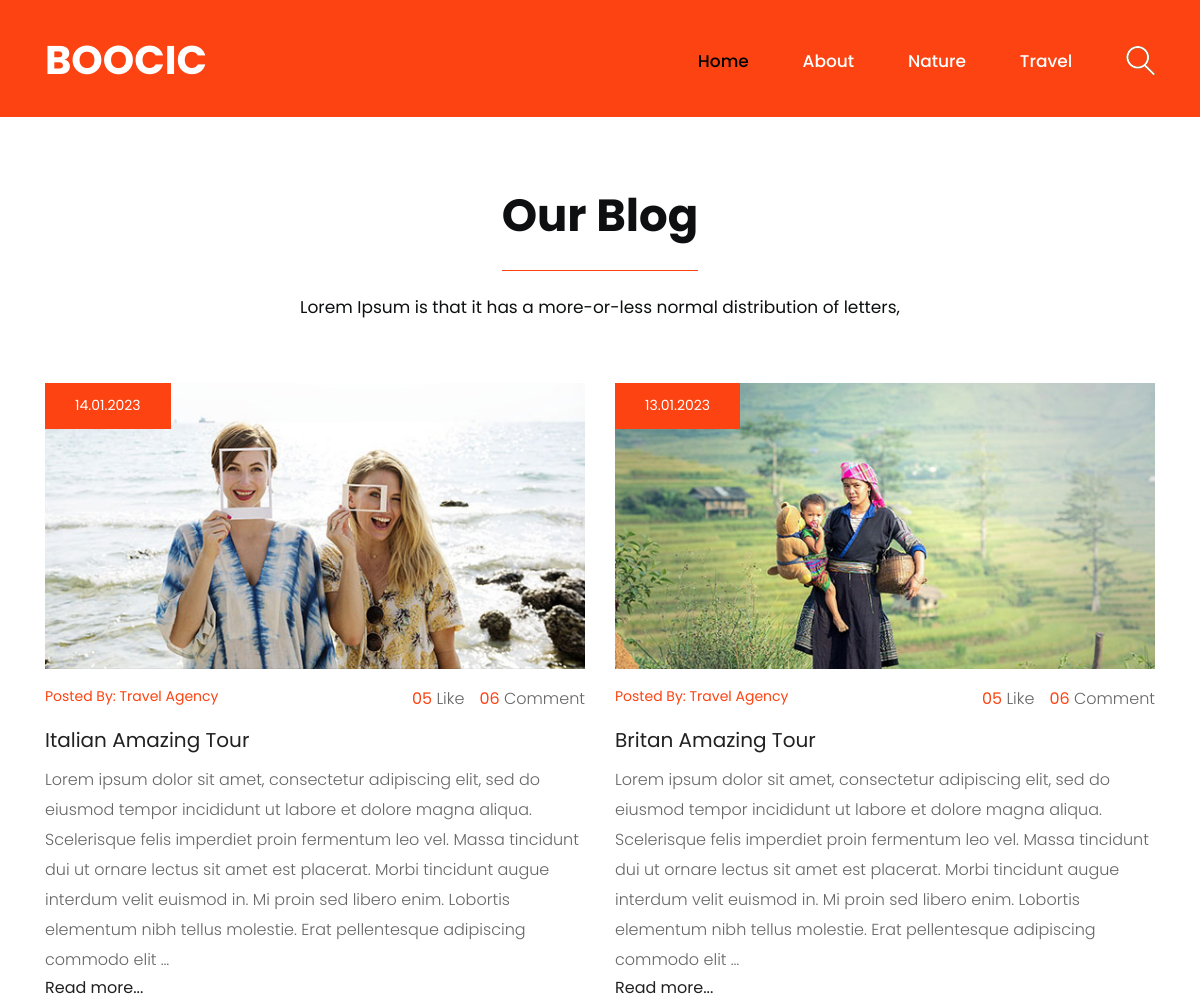
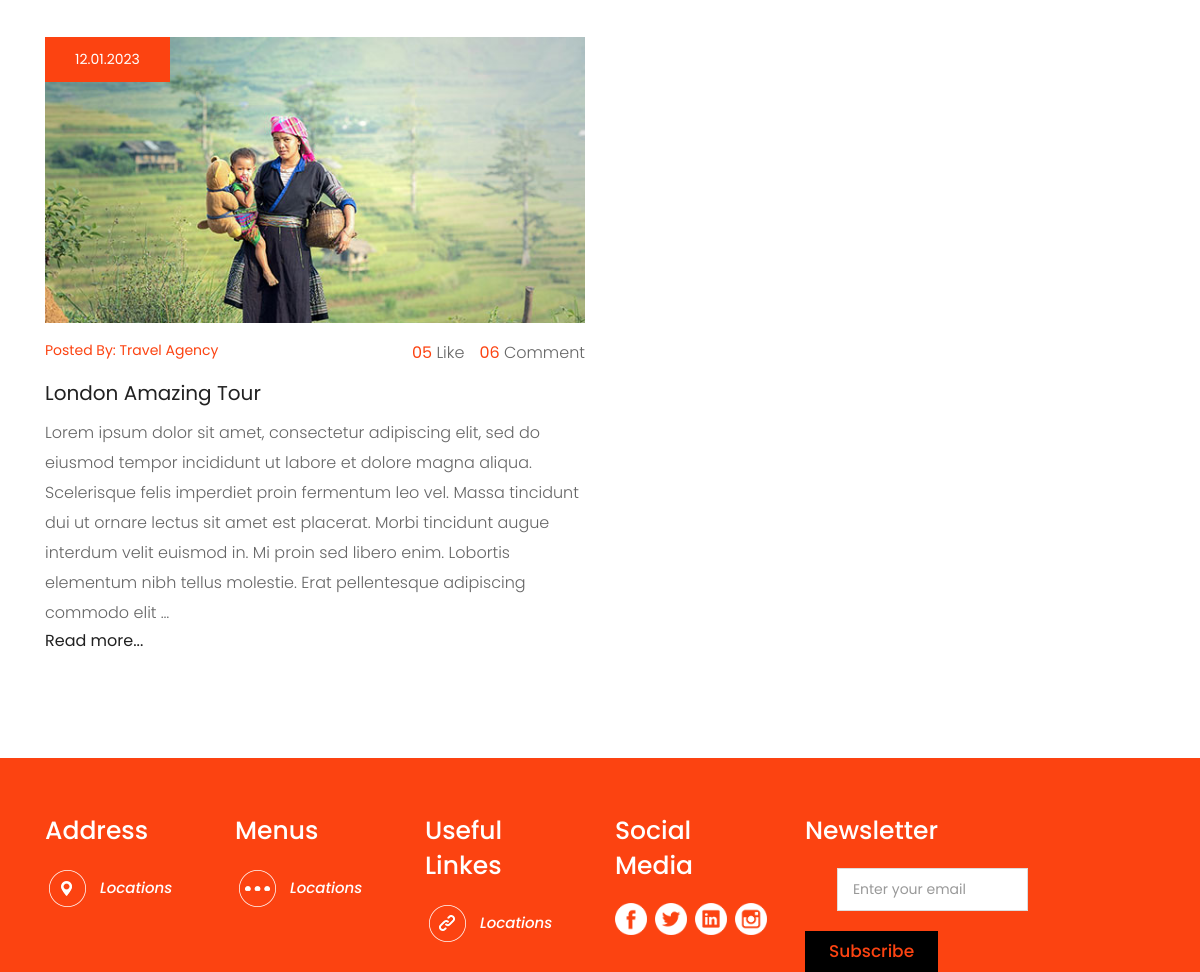
Screenshot of /blog/category/travel/ with the database file from the repository (2 pictures, top to bottom).
### blog/models.py (models this page shows, shortened)
class Category(models.Model):
    title = models.CharField(max_length=255, verbose_name='Название Категории')
    slug = models.SlugField(max_length=255, verbose_name='Url_of_Category', unique=True)
    def __str__(self):
        return self.title
    def get_absolute_url(self):
        return reverse('category', kwargs={"slug": self.slug})
    class Meta:
        verbose_name = 'Категория(ю)'
        verbose_name_plural = 'Категории'
        ordering = ['title']

class Post(models.Model):
    title = models.CharField(max_length=255, verbose_name='Название Поста')
    slug = models.SlugField(max_length=255, verbose_name='Url_of_Post', unique=True)
    author = models.CharField(max_length=100, verbose_name='Автор')
    content = models.TextField(blank=True, verbose_name='Контент')
    created_at = models.DateTimeField(auto_now_add=True, verbose_name='Время Создания')
    updated_at = models.DateTimeField(auto_now=True, verbose_name="Время последнего Редактирования")
    photo = models.ImageField(upload_to='photos/%Y/%m/%d', blank=True, verbose_name='Фото')
    is_published = models.BooleanField(default=True, verbose_name="Опубликовано")
    views = models.IntegerField(default=0, verbose_name='Количество просмотров')
    category = models.ForeignKey(Category, on_delete=models.PROTECT, related_name='get_category',
                                 verbose_name='Категория')
    tags = models.ManyToManyField(Tag, blank=True, related_name='get_tags')
    likes = models.ManyToManyField(User, blank=True, related_name="get_likes")
    def get_absolute_url(self):
        return reverse('post', kwargs={"slug": self.slug})
    class Meta:
        verbose_name = "Пост"
        verbose_name_plural = "Посты(ов)"
        ordering = ['-created_at']

### blog/views.py (the view)
# urls.py: path('category/<str:slug>/', PostsByCategory.as_view(), name='category'),
class PostsByCategory(ListView):
    template_name = 'blog/home.html'
    context_object_name = 'posts'
    paginate_by = 4
    allow_empty = False
    def get_context_data(self, *, object_list=None, **kwargs):
        context = super().get_context_data(**kwargs)
        context['title'] = Category.objects.get(slug=self.kwargs['slug'])
        return context
    def get_queryset(self):
        return Post.objects.filter(category__slug=self.kwargs['slug'])

### blog/templatetags/header.py (called while the page is built)
@register.inclusion_tag("templatetags_templates/show_categories_tpl.html")
def show_categories():
    categories = Category.objects.annotate(cnt=Count("get_category", filter=F("get_category__is_published"))).\
        filter(cnt__gt=0)
    return {"categories": categories, }

### blog/templates/blog/home.html (shortened to what this page needs)
{% extends 'base_blog/base.html' %}
{% load static %}
{% block content %}
<div id="blog" class="blog">
    <div class="container">
        <div class="row">
            <div class="col-md-12">
                <div class="titlepage">
                    <a href="{% url 'blog_home' %}"><h2>Our Blog</h2></a>
                    <span>Lorem Ipsum is that it has a more-or-less normal distribution of letters,</span>
                </div>
            </div>
        </div>
        <div class="row">
            {% for post in posts %}
            <div class="col-xl-6 col-lg-6 col-md-6 col-sm-12">
                <div class="blog-box">
                    <figure>
                        {% if post.photo %}
                        <img src="{{ post.photo.url }}" alt="{{ post.title }}">
                        {% else %}
                        <img src="https://picsum.photos/id/1060/300/201/?blur=2" alt="{{ post.title }}">
                        {% endif %}
                        <span>{{ post.created_at|date:"d.m.Y" }}</span>
                    </figure>
                    <div class="travel">
                        <span>Posted By: <span class="author-name">{{ post.author }}</span></span>
                        <p><strong class="Comment"> 06 </strong> Comment</p>
                        <p><strong class="like">05 </strong>Like</p>
                    </div>
                    <h3><a href="{{ post.get_absolute_url }}">{{ post.title }}</a></h3>
                    <p>{{ post.content|truncatewords_html:58|safe }}</p>
                    <h4><a href="{{ post.get_absolute_url }}">Read more...</a></h4>
                </div>
            </div>
            {% endfor %}
        </div>
    </div>
</div>
{% endblock %}

### blog/templates/templatetags_templates/show_categories_tpl.html
{% for item in categories %}
<li><a href="{{ item.get_absolute_url }}">{{ item.title }}</a></li>
{% endfor %}

### project/static/css/style.css (style rules this page uses)
* { box-sizing: border-box !important; }
html { scroll-behavior: smooth; }
body { color: #666666; font-size: 14px; font-family: 'poppins', sans-serif; line-height: 1.80857; font-weight: normal; overflow-x: hidden; }
a { color: #1f1f1f; text-decoration: none !important; outline: none !important; -webkit-transition: all .3s ease-in-out; -moz-transition: all .3s ease-in-out; -ms-transition: all .3s ease-in-out; -o-transition: all .3s ease-in-out; transition: all .3s ease-in-out; }
h1, h2, h3, h4, h5, h6 { letter-spacing: 0; font-weight: normal; position: relative; padding: 0 0 10px 0; font-weight: normal; line-height: normal; color: #111111; margin: 0 }
h2 { font-size: 22px }
h3 { font-size: 18px }
h4 { font-size: 16px }
*, *::after, *::before { -webkit-box-sizing: border-box; -moz-box-sizing: border-box; box-sizing: border-box; }
h1 a, h2 a, h3 a, h4 a, h5 a, h6 a { color: #212121; text-decoration: none!important; opacity: 1 }
ul, li, ol { margin: 0px; padding: 0px; list-style: none; }
p { margin: 0px; font-weight: 300; font-size: 15px; line-height: 24px; }
a { color: #222222; text-decoration: none; outline: none !important; }
a, .btn { text-decoration: none !important; outline: none !important; -webkit-transition: all .3s ease-in-out; -moz-transition: all .3s ease-in-out; -ms-transition: all .3s ease-in-out; -o-transition: all .3s ease-in-out; transition: all .3s ease-in-out; }
img { max-width: 100%; height: auto; }
.main-menu ul>li { display: inline-block; position: relative; }
.main-menu ul>li a { padding: 6px 25px 0 25px; line-height: 20px; font-size: 17px; display: block; font-weight: 500; color: #fff; }
.main-menu ul>li { position: inherit; display: inline-block; vertical-align: middle; }
.blog { background-color: #fff; padding: 65px 0px; }
.blog .titlepage { text-align: center; }
.blog .titlepage h2 { padding: 0px 0px 20px 0px; font-size: 45px; font-weight: bold; color: #0e0f10; display: inline-block; position: relative; border-bottom: #fc4311 solid 1px; width: auto; margin: 0 auto; margin-bottom: 0px; margin-bottom: 0px; margin-bottom: 20px; }
.blog .titlepage span { color: #0e0f10; font-size: 17px; line-height: 32px; display: inline-block; margin-bottom: 0px; display: block; margin-bottom: 60px; }
.blog .blog-box { margin-bottom: 30px; }
.blog .blog-box figure { margin: 0px; }
.blog .blog-box figure span { top: 0; left: 0px; position: absolute; margin-left: 15px; background: #fc4311; padding: 10px 30px; color: #fff; }
.blog .blog-box h3 { font-size: 20px; line-height: 30px; }
.blog .blog-box p { font-size: 16px; line-height: 30px; }
.blog .blog-box .travel { padding: 15px 0px; }
.blog .blog-box .travel span { color: #fc4311; display: inline-block; }
.blog .blog-box .travel p { float: right; padding-left: 15px; }
.like { color: #fc4311; }
.Comment { color: #fc4311; }

### project/static/css/icomoon.css (style rules this page uses)
body { background: #fff; }

### rows the page displays
Category: title "Nature"
Category: title "Travel"
Post: photo (picture), created_at "14.01.2023", author "Travel Agency", title "Italian Amazing Tour", content "Lorem ipsum dolor sit amet, consectetur adipiscing elit, sed do eiusmod tempor incididunt ut labore et dolore magna aliqua. Scelerisque felis imperdiet proin fermentum leo vel. Massa tincidunt dui ut ornare lectus sit amet est placerat. Morbi tincidunt augue interdum velit euismod in. Mi proin sed libero enim. Lobortis elementum nibh tellus molestie. Erat pellentesque adipiscing commodo elit …"
Post: photo (picture), created_at "13.01.2023", author "Travel Agency", title "Britan Amazing Tour", content "Lorem ipsum dolor sit amet, consectetur adipiscing elit, sed do eiusmod tempor incididunt ut labore et dolore magna aliqua. Scelerisque felis imperdiet proin fermentum leo vel. Massa tincidunt dui ut ornare lectus sit amet est placerat. Morbi tincidunt augue interdum velit euismod in. Mi proin sed libero enim. Lobortis elementum nibh tellus molestie. Erat pellentesque adipiscing commodo elit …"
Post: photo (picture), created_at "12.01.2023", author "Travel Agency", title "London Amazing Tour", content "Lorem ipsum dolor sit amet, consectetur adipiscing elit, sed do eiusmod tempor incididunt ut labore et dolore magna aliqua. Scelerisque felis imperdiet proin fermentum leo vel. Massa tincidunt dui ut ornare lectus sit amet est placerat. Morbi tincidunt augue interdum velit euismod in. Mi proin sed libero enim. Lobortis elementum nibh tellus molestie. Erat pellentesque adipiscing commodo elit …"
